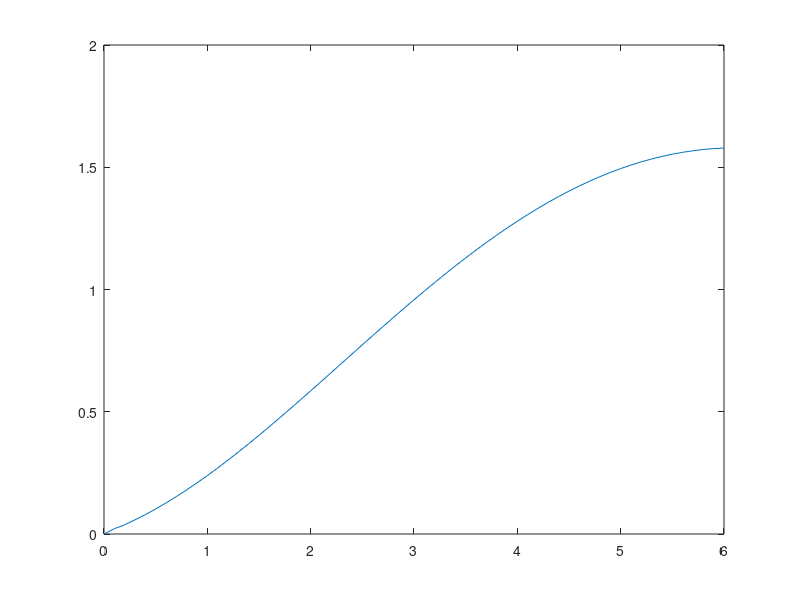

The MATLAB script that drew this image: (Note: this script raises an error after producing the figure.)
a1 = 0.9956;
b1 = 0.003743;

Kp = 5;
Ki = 8;
Kd = 10.25;

Ts = 0.1;

SP = 1;
PV = 0;

resp_6 = 0;
AcaoIntegral = 0;
ErroAnterior = SP - PV;

tempo = 0:0.1:6;

for i = 0.1:0.1:6
  Erro = SP - PV;
  
  AcaoProporcional = Kp*Erro;
  AcaoIntegral = AcaoIntegral + Ki*Ts*Erro;
  AcaoDerivativa = ((Erro - ErroAnterior)/Ts)*Kd;
  
  ErroAnterior  = Erro;
  
  AcaoControlador = AcaoProporcional + AcaoIntegral + AcaoDerivativa;
  
  PV = a1*PV + b1*AcaoControlador;
  resp_6 = [resp_6 PV];
 
end

plot(tempo,resp_6)
plot.show()